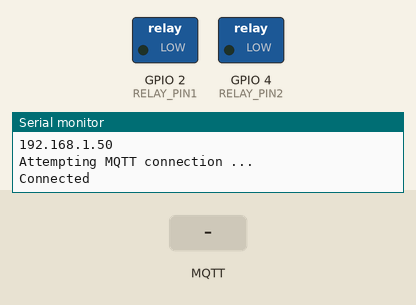
A sketch run on a simulated ESP32. On the bench: switched loads named in the sketch (green lamp = pin HIGH), the last lines printed to the serial monitor. The test bench sets the inputs (shaded band). WiFi joins after 1.5 s; servers stay silent unless stated; no MQTT or app messages arrive unless stated.

Above: at 2.7 s.
2.8 s: MQTT message "/r" arrives on the first subscribed topic
At 3.8 s:
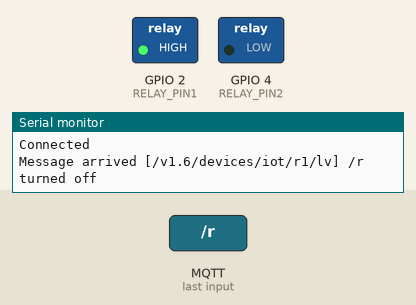
5.0 s: MQTT message "/" arrives on the second subscribed topic
At 6.6 s:
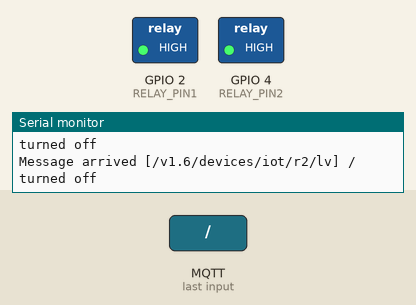
7.0 s: MQTT message "1.0" arrives on the first subscribed topic
At 8.1 s:
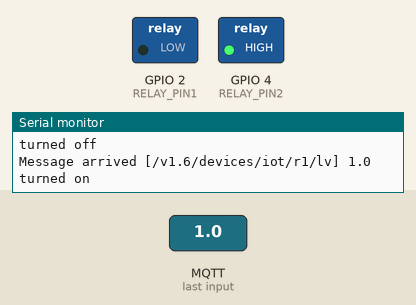
9.0 s: MQTT message "/" arrives on the first subscribed topic
At 10.7 s:
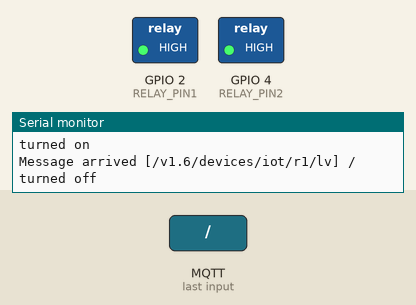
11.0 s: MQTT message "1.0" arrives on the second subscribed topic
At 12.4 s:
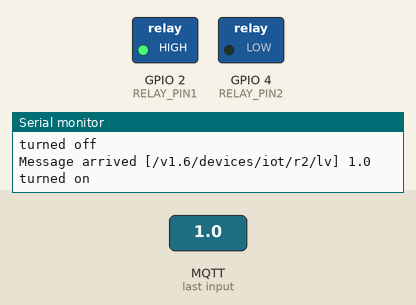
Timing chart, 0 to 14.0 s (numbered marks = the images above; inputs shaded):
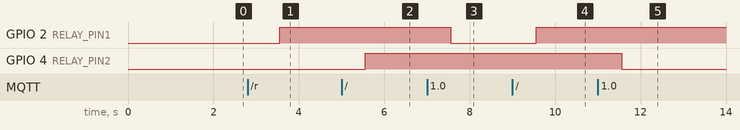

Measured:
- after the input at 2.8 s, GPIO 2 (RELAY_PIN1): LOW → HIGH after 0.76 s
- after the input at 5.0 s, GPIO 4 (RELAY_PIN2): LOW → HIGH after 0.56 s
- after the input at 7.0 s, GPIO 2 (RELAY_PIN1): HIGH → LOW after 0.56 s
- after the input at 9.0 s, GPIO 2 (RELAY_PIN1): LOW → HIGH after 0.56 s
- after the input at 11.0 s, GPIO 4 (RELAY_PIN2): HIGH → LOW after 0.56 s

The sketch:

sketch_may14a.ino
```cpp
#include <WiFi.h>
#include <PubSubClient.h>

/**************
 * Define Constants
 **************/
#define TOKEN "BBUS-hLmxzEtc7efjDFE0AxufTAJVXyISXb" // Your Ubidots TOKEN
#define WIFINAME "DEMON"                    // Your SSID
#define WIFIPASS "a1b2c34d5e"                 // Your Wifi Pass
#define MQTT_CLIENT_NAME "RandomName"

#define VARIABLE_LABEL1 "r1"
#define VARIABLE_LABEL2 "r2"
#define DEVICE_LABEL "iot"
#define RELAY_PIN1 2
#define RELAY_PIN2 4
char mqttBroker[] = "things.ubidots.com";
char payload[100];
char topic[150];
char topicSubscribe1[100];
char topicSubscribe2[100];

WiFiClient ubidots;
PubSubClient client(ubidots);

void callback(char *topic, byte *payload, unsigned int length)
{
  char p[length + 1];
  memcpy(p, payload, length);
  p[length] = '\0'; // Null-terminate the string
  String message(p);

  //code to extrct r1 or r2
  String str = String(topic);
  int startIndex = str.indexOf("/r");
  int endIndex = str.indexOf("/", startIndex + 1);
  String value = str.substring(startIndex + 1, endIndex);// r1 or r2
  //------------------------------------
  Serial.print("Message arrived [");
  Serial.print(topic);
  Serial.print("] ");
  for (int i = 0; i < length; i++) {
    Serial.print((char)payload[i]);
  }
  Serial.println();
//---------------------------------------

  if(value=="r1")
  {
  if (message == "1.0")
  {
    digitalWrite(RELAY_PIN1, LOW);
    Serial.println("turned on");
  }
  else
  {
    digitalWrite(RELAY_PIN1, HIGH);
    Serial.println("turned off");
  }
  }

  if(value=="r2")
  {
  if (message == "1.0")
  {
    digitalWrite(RELAY_PIN2, LOW);
    Serial.println("turned on");
  }
  else
  {
    digitalWrite(RELAY_PIN2, HIGH);
    Serial.println("turned off");
  }
  }
}

void reconnect()
{
  // Loop until we are connected
  while (!client.connected())
  {
    Serial.println("Attempting MQTT connection ...");
    if (client.connect(MQTT_CLIENT_NAME, TOKEN, ""))
    {
      Serial.println("Connected");
      client.subscribe(topicSubscribe1);
      client.subscribe(topicSubscribe2);
    }
    else
    {
      Serial.print("Failed, rc=");
      Serial.print(client.state());
      Serial.println(" try again in 2 seconds");
      delay(2000);
    }
  }
}

void setup()
{
  Serial.begin(115200);
  WiFi.begin(WIFINAME, WIFIPASS);
  pinMode(RELAY_PIN1, OUTPUT);
  pinMode(RELAY_PIN2,OUTPUT);
  Serial.print("Wait for WiFi ...");
  while (WiFi.status() != WL_CONNECTED)
  {
    Serial.print(".");
    delay(500);
  }

  Serial.println("");
  Serial.println("WiFi connected");
  Serial.println("IP address:");
  Serial.println(WiFi.localIP());
  client.setServer(mqttBroker, 1883);
  client.setCallback(callback);
  sprintf(topicSubscribe1, "/v1.6/devices/%s/%s/lv", DEVICE_LABEL, VARIABLE_LABEL1);
  client.subscribe(topicSubscribe1);
  sprintf(topicSubscribe2, "/v1.6/devices/%s/%s/lv", DEVICE_LABEL, VARIABLE_LABEL2);
  client.subscribe(topicSubscribe2);
}

void loop()
{
  if (!client.connected())
  {
    client.subscribe(topicSubscribe1);
    client.subscribe(topicSubscribe2);
    reconnect();
  }

  client.loop();
  delay(1000);
}
```
